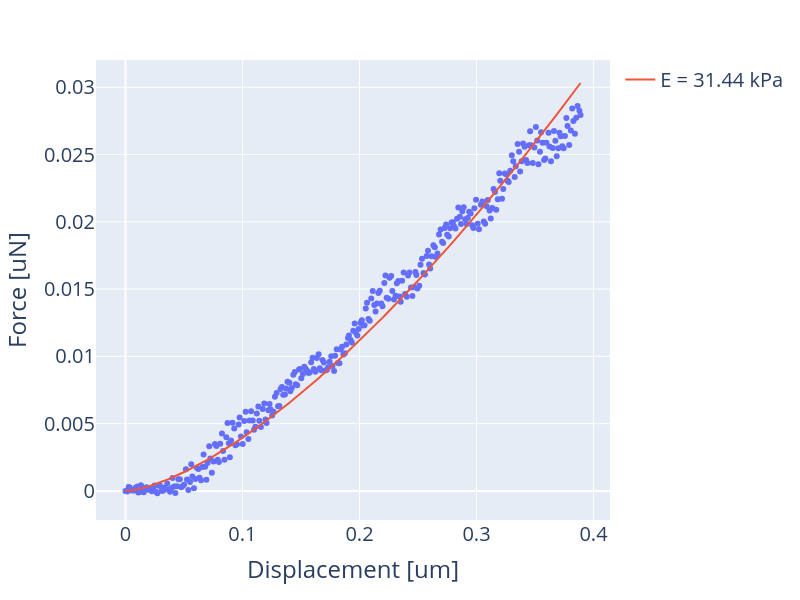
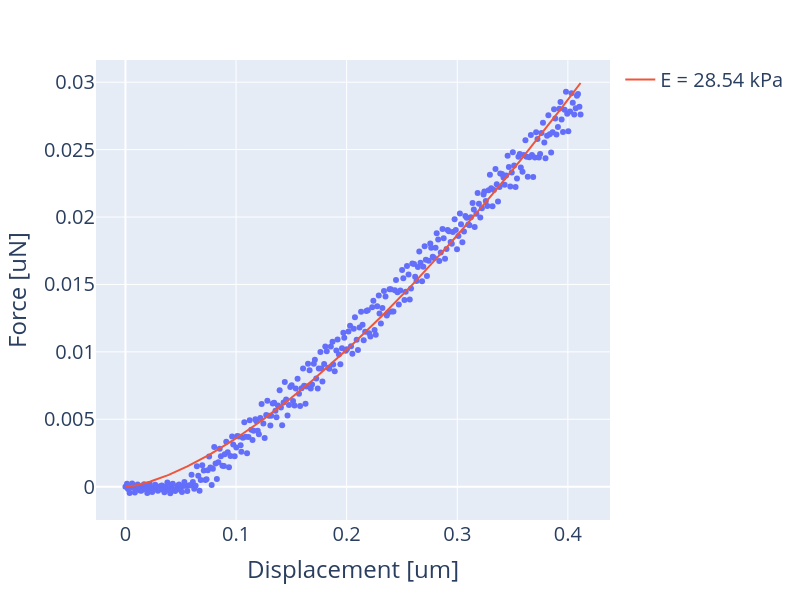
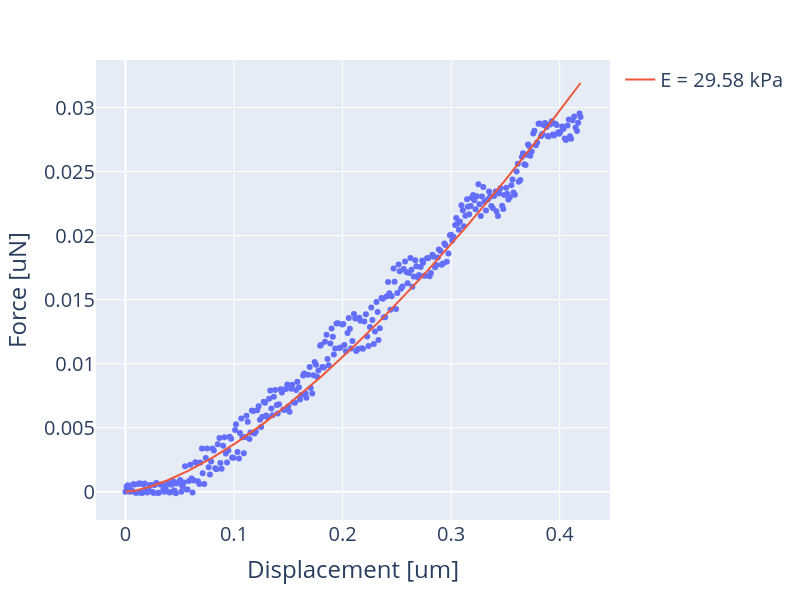
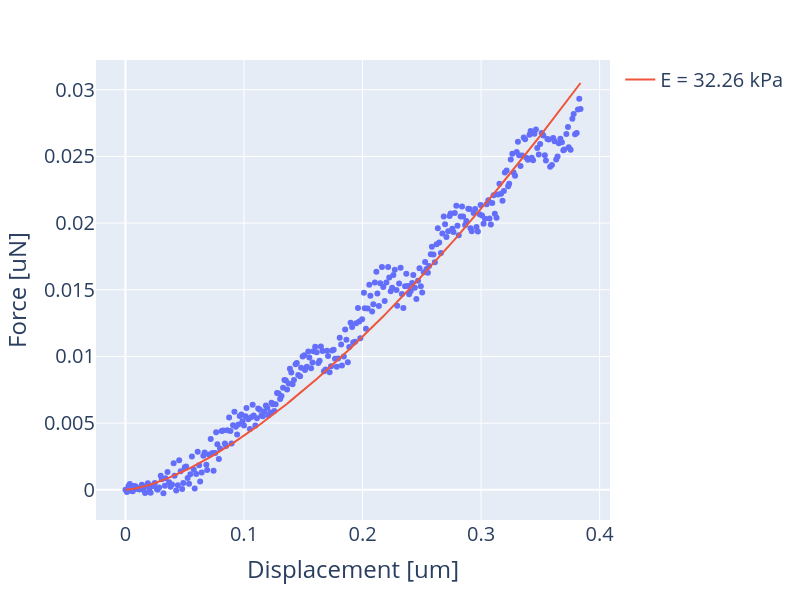

The notebook cell saved with these charts, in order:
### Code cell
function_arguments = dict(radius=5, nu=0.5, cutoff=10, keyname="youngs_modulus", show_plot=True)
afm.calculate_curve_parameter(function=parameter_youngs_modulus, **function_arguments)

plot_curve_parameters_bar(afm,
                         parameter_names=['youngs_modulus'],
                         labels=['Control'],
                         figsize=(5,5))

### Figure 1 — Plotly figure (JSON) as saved in the notebook; plotly's stock layout.template omitted (floating-point values rounded to 4 significant figures; data arrays with more than 128 entries replaced by an {"elided": "..."} marker saying what was removed)
{"data": [{"hovertemplate": "x=%{x}<br>y=%{y}<extra></extra>", "legendgroup": "", "marker": {"color": "#636efa", "symbol": "circle"}, "mode": "markers", "name": "", "orientation": "v", "showlegend": false, "type": "scatter", "x": {"elided": "326 float values"}, "xaxis": "x", "y": {"elided": "326 float values"}, "yaxis": "y"}, {"name": "E = 31.44 kPa", "type": "scatter", "x": {"elided": "326 float values"}, "y": {"elided": "326 float values"}}], "layout": {"font": {"size": 20}, "height": 600, "legend": {"tracegroupgap": 0}, "margin": {"t": 60}, "width": 800, "xaxis": {"anchor": "y", "autorange": true, "domain": [0, 1], "range": [-0.02538, 0.4143], "title": {"text": "Displacement [um]"}, "type": "linear"}, "yaxis": {"anchor": "x", "autorange": true, "domain": [0, 1], "range": [-0.002155, 0.03203], "title": {"text": "Force [uN]"}, "type": "linear"}}}

### Figure 2 — Plotly figure (JSON) as saved in the notebook; plotly's stock layout.template omitted (floating-point values rounded to 4 significant figures; data arrays with more than 128 entries replaced by an {"elided": "..."} marker saying what was removed)
{"data": [{"hovertemplate": "x=%{x}<br>y=%{y}<extra></extra>", "legendgroup": "", "marker": {"color": "#636efa", "symbol": "circle"}, "mode": "markers", "name": "", "orientation": "v", "showlegend": false, "type": "scatter", "x": {"elided": "337 float values"}, "xaxis": "x", "y": {"elided": "337 float values"}, "yaxis": "y"}, {"name": "E = 28.54 kPa", "type": "scatter", "x": {"elided": "337 float values"}, "y": {"elided": "337 float values"}}], "layout": {"font": {"size": 20}, "height": 600, "legend": {"tracegroupgap": 0}, "margin": {"t": 60}, "width": 800, "xaxis": {"anchor": "y", "autorange": true, "domain": [0, 1], "range": [-0.02685, 0.4383], "title": {"text": "Displacement [um]"}, "type": "linear"}, "yaxis": {"anchor": "x", "autorange": true, "domain": [0, 1], "range": [-0.002473, 0.03165], "title": {"text": "Force [uN]"}, "type": "linear"}}}

### Figure 3 — Plotly figure (JSON) as saved in the notebook; plotly's stock layout.template omitted (floating-point values rounded to 4 significant figures; data arrays with more than 128 entries replaced by an {"elided": "..."} marker saying what was removed)
{"data": [{"hovertemplate": "x=%{x}<br>y=%{y}<extra></extra>", "legendgroup": "", "marker": {"color": "#636efa", "symbol": "circle"}, "mode": "markers", "name": "", "orientation": "v", "showlegend": false, "type": "scatter", "x": {"elided": "349 float values"}, "xaxis": "x", "y": {"elided": "349 float values"}, "yaxis": "y"}, {"name": "E = 29.58 kPa", "type": "scatter", "x": {"elided": "349 float values"}, "y": {"elided": "349 float values"}}], "layout": {"font": {"size": 20}, "height": 600, "legend": {"tracegroupgap": 0}, "margin": {"t": 60}, "width": 800, "xaxis": {"anchor": "y", "autorange": true, "domain": [0, 1], "range": [-0.02735, 0.4466], "title": {"text": "Displacement [um]"}, "type": "linear"}, "yaxis": {"anchor": "x", "autorange": true, "domain": [0, 1], "range": [-0.002203, 0.03371], "title": {"text": "Force [uN]"}, "type": "linear"}}}

### Figure 4 — Plotly figure (JSON) as saved in the notebook; plotly's stock layout.template omitted (floating-point values rounded to 4 significant figures; data arrays with more than 128 entries replaced by an {"elided": "..."} marker saying what was removed)
{"data": [{"hovertemplate": "x=%{x}<br>y=%{y}<extra></extra>", "legendgroup": "", "marker": {"color": "#636efa", "symbol": "circle"}, "mode": "markers", "name": "", "orientation": "v", "showlegend": false, "type": "scatter", "x": {"elided": "321 float values"}, "xaxis": "x", "y": {"elided": "321 float values"}, "yaxis": "y"}, {"name": "E = 32.26 kPa", "type": "scatter", "x": {"elided": "321 float values"}, "y": {"elided": "321 float values"}}], "layout": {"font": {"size": 20}, "height": 600, "legend": {"tracegroupgap": 0}, "margin": {"t": 60}, "width": 800, "xaxis": {"anchor": "y", "autorange": true, "domain": [0, 1], "range": [-0.02505, 0.4089], "title": {"text": "Displacement [um]"}, "type": "linear"}, "yaxis": {"anchor": "x", "autorange": true, "domain": [0, 1], "range": [-0.002266, 0.03223], "title": {"text": "Force [uN]"}, "type": "linear"}}}
